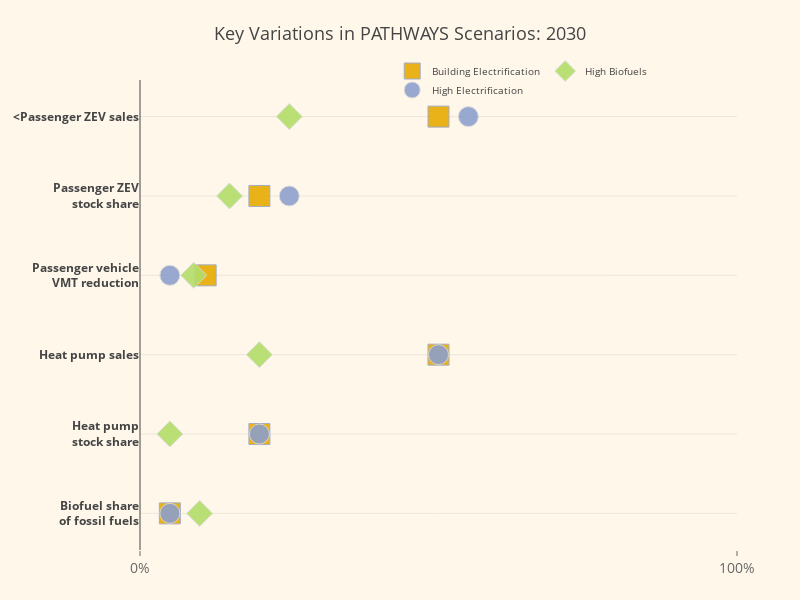

The cell this chart's notebook holds for it:
### Markdown cell above
PATHWAYS is a scenario-driven, user-specified model that is designed to test "what if?" questions. Though less certain than a prediction, a scenario is more grounded in fact than mere speculation. After consultation with a board of advisors, E3 analyzed three distinct mitigations scenarios in this analysis including:
- <u>A high building electrification scenario</u>: where building emissions are reduced by switching space-heating, water-heating and cooking from natural gas fuels to low-carbon electricity
- <u>A high electrification scenario</u>: where transportation electrification goes beyond already high levels in the building electrification scenario
- <u>A high biofuels scenario</u>: where biofuels are used to reduce the carbon intensity of gasoline, diesel and natural gas

### Code cell
metric_names = ['<Passenger ZEV sales', 'Passenger ZEV<br>stock share', 'Passenger vehicle<br>VMT reduction', 
                'Heat pump sales', 'Heat pump<br>stock share', 'Biofuel share<br>of fossil fuels'][::-1]

metric_names = ['<b>' + x for x in metric_names]

metric_names = [x + '</b>' for x in metric_names]


be_metrics = [.5, .2, .11, .5, .2 , .05][::-1]
hb_metrics = [.25, .15, .09, .2, .05, .1][::-1]
he_metrics = [.55, .25, .05, .5, .2, .05][::-1]

trace0 = go.Scatter(
    x=be_metrics,
    y=metric_names,
    mode='markers',
    hoverinfo = 'text',
    text = ['50% of sales<br>X million annually', '20% of on-road LDVs<br>2.8 million total', 
            '11% reduction from 2018', 
            '50% of sales<br>X million annually', '20% of space and water heaters<br>X million total',
            '5% blend with fossil fuels'][::-1],
    name='Building Electrification',
    marker=dict(
        color='#e6ab02',
        opacity = 0.9,
        line=dict(
            color='rgba(156, 165, 196, 1.0)',
            width=1,
        ),
        symbol='square',
        size=21,
    )
)

trace1 = go.Scatter(
    x=hb_metrics,
    y=metric_names,
    mode='markers',
    hoverinfo = 'text',
    text = ['25% of sales<br>X million annually', '10% of on-road LDVs<br>2.2 million total', 
        '8% reduction from 2018', 
        '10% of sales<br>X million annually', '5% of space and water heaters<br>X million total',
        '10% blend with fossil fuels'][::-1],
    name='High Biofuels',
    marker=dict(
        color='#b3de69',
        opacity = 0.9,
        line=dict(
            color='rgba(217, 217, 217, 1.0)',
            width=1,
        ),
        symbol='diamond',
        size=20,
    )
)

trace2 = go.Scatter(
    x=he_metrics,
    y=metric_names,
    mode='markers',
    hoverinfo = 'text',
    text = ['55% of sales<br>X million annually', '20% of on-road LDVs<br>3.2 million total', 
        '5% reduction from 2018', 
        '50% of sales<br>X million annually', '20% of space and water heaters<br>X million total',
        '5% blend with fossil fuels'][::-1],
    name='High Electrification',
    marker=dict(
        color='#8da0cb',
        opacity = 0.9,
        line=dict(
            color='rgba(217, 217, 217, 1.0)',
            width=1,
        ),
        symbol='circle',
        size=20,
    )
)

data = [trace0, trace1, trace2]
layout = go.Layout(
    title="Key Variations in PATHWAYS Scenarios: 2030",
    titlefont=dict(
        size = 18),
    xaxis=dict(
        range = [0,1],
        showgrid=False,
        showline=False,
        linecolor='rgb(102, 102, 102)',
        titlefont=dict(
            color='rgb(204, 204, 204)',
            size = 16
        ),
        tickfont=dict(
            color='rgb(102, 102, 102)',
            size = 14,
        ),
        autotick=False,
        dtick=1,
        ticks='outside',
        tickcolor='rgb(102, 102, 102)',
        tickformat = '.0%',
        hoverformat = ''
        
    ),
    
    yaxis = dict(
        titlefont = dict(size = 20)),

    margin=dict(
        l=140,
        r=40,
        b=50,
        t=80
    ),
    legend=dict(
        font=dict(
            size=10,
        ),
        x = .65,
        y = 1.05,
        #yanchor='top',
        #xanchor='left',
        orientation = 'h',
    ),
    width=800,
    height=600,
    paper_bgcolor='rgb(254, 247, 234)',
    plot_bgcolor='rgb(254, 247, 234)',
    hovermode='closest',
)
fig = go.Figure(data=data, layout=layout)
pyo.iplot(fig)

## add a dropdown to toggle 2030 and 2050
## add trucks
## add actual quantities

### Figure 1 — Plotly figure (JSON) as saved in the notebook; plotly's stock layout.template omitted (floating-point values rounded to 4 significant figures)
{"data": [{"hoverinfo": "text", "marker": {"color": "#e6ab02", "line": {"color": "rgba(156, 165, 196, 1.0)", "width": 1}, "opacity": 0.9, "size": 21, "symbol": "square"}, "mode": "markers", "name": "Building Electrification", "text": ["5% blend with fossil fuels", "20% of space and water heaters<br>X million total", "50% of sales<br>X million annually", "11% reduction from 2018", "20% of on-road LDVs<br>2.8 million total", "50% of sales<br>X million annually"], "type": "scatter", "x": [0.05, 0.2, 0.5, 0.11, 0.2, 0.5], "y": ["<b>Biofuel share<br>of fossil fuels</b>", "<b>Heat pump<br>stock share</b>", "<b>Heat pump sales</b>", "<b>Passenger vehicle<br>VMT reduction</b>", "<b>Passenger ZEV<br>stock share</b>", "<b><Passenger ZEV sales</b>"]}, {"hoverinfo": "text", "marker": {"color": "#b3de69", "line": {"color": "rgba(217, 217, 217, 1.0)", "width": 1}, "opacity": 0.9, "size": 20, "symbol": "diamond"}, "mode": "markers", "name": "High Biofuels", "text": ["10% blend with fossil fuels", "5% of space and water heaters<br>X million total", "10% of sales<br>X million annually", "8% reduction from 2018", "10% of on-road LDVs<br>2.2 million total", "25% of sales<br>X million annually"], "type": "scatter", "x": [0.1, 0.05, 0.2, 0.09, 0.15, 0.25], "y": ["<b>Biofuel share<br>of fossil fuels</b>", "<b>Heat pump<br>stock share</b>", "<b>Heat pump sales</b>", "<b>Passenger vehicle<br>VMT reduction</b>", "<b>Passenger ZEV<br>stock share</b>", "<b><Passenger ZEV sales</b>"]}, {"hoverinfo": "text", "marker": {"color": "#8da0cb", "line": {"color": "rgba(217, 217, 217, 1.0)", "width": 1}, "opacity": 0.9, "size": 20, "symbol": "circle"}, "mode": "markers", "name": "High Electrification", "text": ["5% blend with fossil fuels", "20% of space and water heaters<br>X million total", "50% of sales<br>X million annually", "5% reduction from 2018", "20% of on-road LDVs<br>3.2 million total", "55% of sales<br>X million annually"], "type": "scatter", "x": [0.05, 0.2, 0.5, 0.05, 0.25, 0.55], "y": ["<b>Biofuel share<br>of fossil fuels</b>", "<b>Heat pump<br>stock share</b>", "<b>Heat pump sales</b>", "<b>Passenger vehicle<br>VMT reduction</b>", "<b>Passenger ZEV<br>stock share</b>", "<b><Passenger ZEV sales</b>"]}], "layout": {"height": 600, "hovermode": "closest", "legend": {"font": {"size": 10}, "orientation": "h", "x": 0.65, "y": 1.05}, "margin": {"b": 50, "l": 140, "r": 40, "t": 80}, "paper_bgcolor": "rgb(254, 247, 234)", "plot_bgcolor": "rgb(254, 247, 234)", "title": "Key Variations in PATHWAYS Scenarios: 2030", "titlefont": {"size": 18}, "width": 800, "xaxis": {"autotick": false, "dtick": 1, "hoverformat": "", "linecolor": "rgb(102, 102, 102)", "range": [0, 1], "showgrid": false, "showline": false, "tickcolor": "rgb(102, 102, 102)", "tickfont": {"color": "rgb(102, 102, 102)", "size": 14}, "tickformat": ".0%", "ticks": "outside", "titlefont": {"color": "rgb(204, 204, 204)", "size": 16}}, "yaxis": {"titlefont": {"size": 20}}}}
